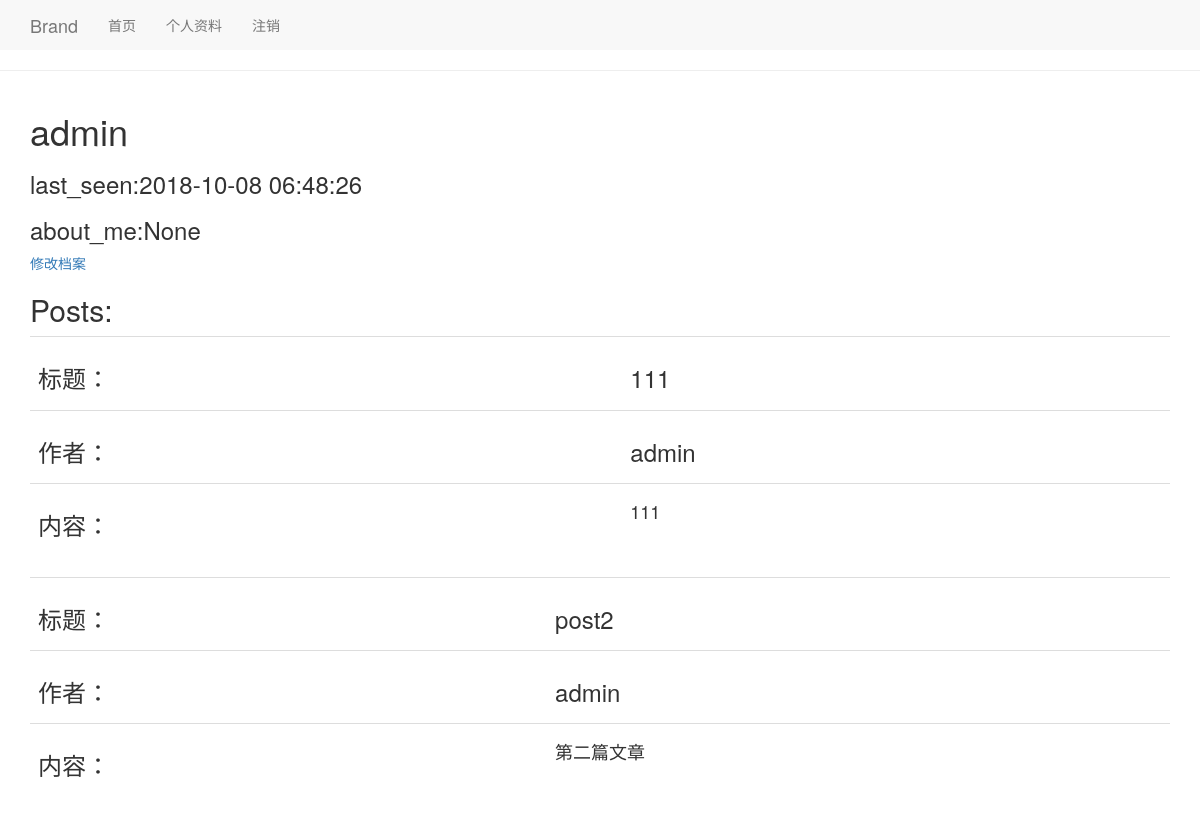
The page /user/admin (signed in) on the database as committed earlier.
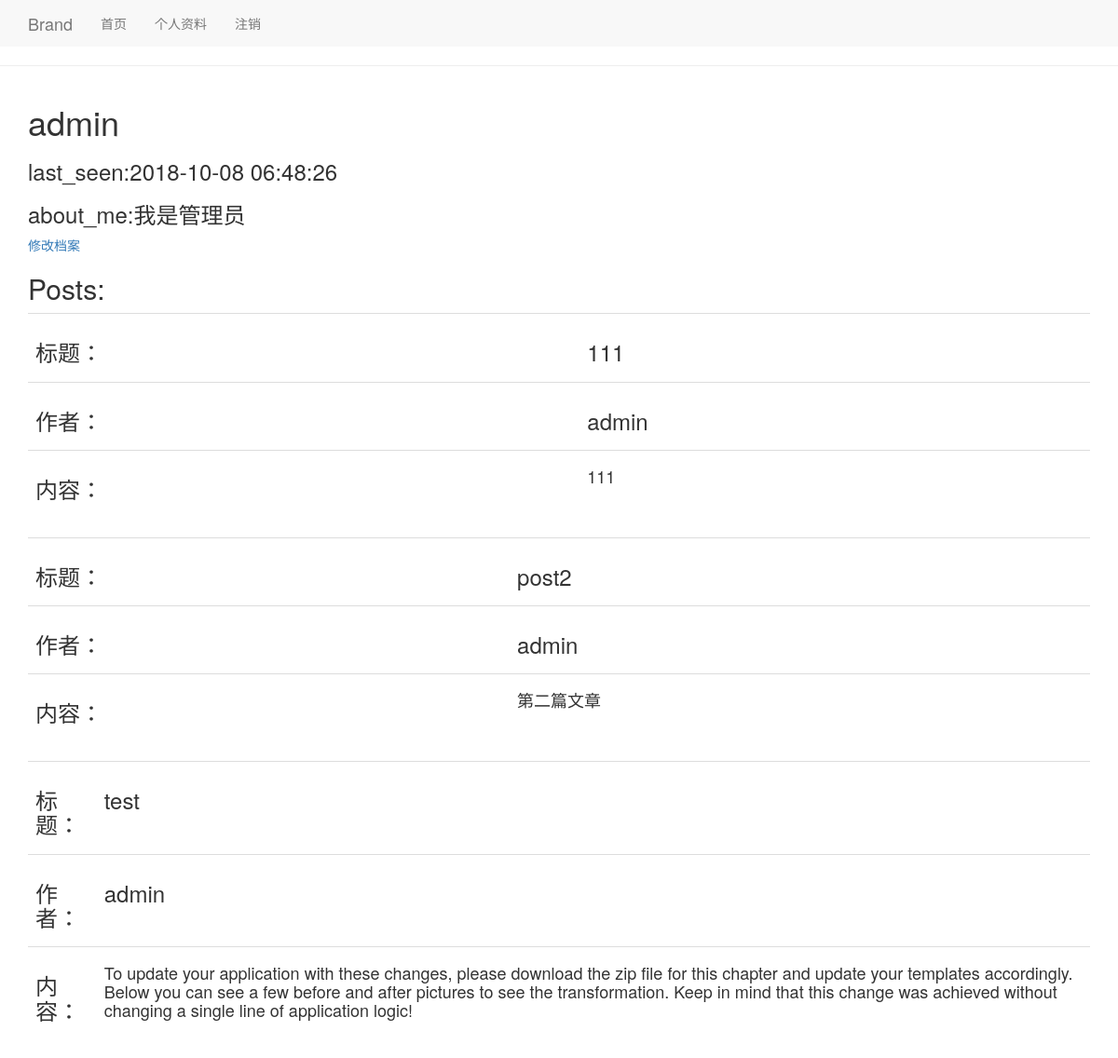
The same page on the database as committed later.
### app/models.py (models this page shows, shortened)
class User(UserMixin,db.Model):
    id = db.Column(db.Integer,primary_key=True)
    username = db.Column(db.String(64),index=True,unique=True)
    email = db.Column(db.String(128),unique=True)
    password =db.Column(db.String(128))
    about_me = db.Column(db.String(256))
    posts = db.relationship('Post',backref = 'author',lazy = 'dynamic')

class Post(db.Model):
    id = db.Column(db.Integer,primary_key=True)
    content = db.Column(db.String(256))
    title = db.Column(db.String(64),index=True,unique=True)
    timestamp =db.Column(db.DateTime,default=datetime.utcnow)
    user_id = db.Column(db.Integer,db.ForeignKey('user.id'))

### app/routes.py (the view)
@app.route('/user/<username>')
@login_required
def user(username):
    user = User.query.filter_by(username = username).first()
    posts =user.posts
    return render_template('user.html',user = user,posts = posts)

### app/models.py (called while the page is built)
@login.user_loader
def user_loader(id):
    return User.query.get(int(id))

### app/routes.py (called while the page is built)
@app.before_request
def before_request():
    if current_user.is_authenticated:
        current_user.last_seen = datetime.now()
        db.session.commit()

### app/templates/user.html
{% extends 'base.html' %}
{% block custom_content %}
<h1>{{ user.username }}</h1>
    <h3>last_seen:{{ user.last_seen }}</h3>
    <h3>about_me:{{ user.about_me }}</h3>
    {% if user==current_user %}
        <a href="{{ url_for('editProfile') }}">修改档案</a>
    {% endif %}
    <h2>Posts:</h2>
    {% for p in posts %}
    {% include '_postArtical.html' %}
    {% endfor %}
{% endblock %}

### app/templates/base.html (shortened to what this page needs)
{% extends "bootstrap/base.html" %}
{% block navbar %}
    <nav class="nav navbar-default">
        <div class="container-fluid">
            <div class="navbar-header">
                <a class="navbar-brand" href="#">Brand</a>
            </div>
            <div class="collapse navbar-collapse" id="nav_bar">
                <ul class="nav navbar-nav">
                    <li><a href="{{ url_for('index') }}" class="active">首页<span class="sr-only">(current)</span></a></li>
                    {% if current_user.is_anonymous %}
                            <li class=""><a href="{{ url_for('login') }}">登录</a></li>
                            <li><a href="{{ url_for('register') }}">注册</a></li>
                        {% else %}
                            <li><a href="{{ url_for('user',username = current_user.username) }}">个人资料</a></li>
                            <li><a href="{{ url_for('logout') }}">注销</a></li>
                    {% endif %}
                </ul>
            </div>
        </div>
    </nav>
    <hr>
{% endblock %}
{% block content %}
    <div class="container">
        {% block custom_content %}{% endblock %}
    </div>
{% endblock %}

### app/templates/_postArtical.html
<table class="table table-hover">
    <tr>
        <td><h3>标题：</h3></td>
        <td><h3>{{ p.title }}</h3></td>
    </tr>
    <tr>
        <td><h3>作者：</h3></td>
        <td><h3>{{ p.author.username }}</h3></td>
    </tr>
    <tr>
        <td><h3>内容：</h3></td>
        <td><h4>{{ p.content }}</h4></td>
    </tr>
</table>

Rows that differ between the two databases and show on the page:
computed for User "admin": about_me "None" → "我是管理员"
added Post: title "test", author.username "admin", content "To update your application with these changes, please download the zip file for this chapter and update your templates accordingly. Below you can see a few before and after pictures to see the transformation. Keep in mind that this change was achieved without changing a single line of application logic!"
